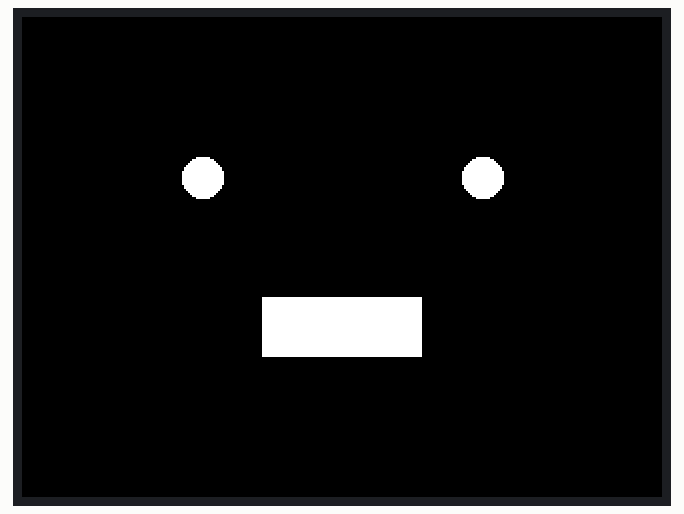
Simulated run of this sketch. Board: ESP32. On the bench: 320×240 colour display.

Above: at 0.2 s.

The sketch:

RectCicrle.ino
```cpp
#include <M5Stack.h>

void setup() {
  M5.begin(); //M5Stackを初期化する

  M5.Lcd.fillRect(120, 140, 80, 30, WHITE); //四角形を塗りつぶす
  M5.Lcd.fillCircle(90, 80, 10, WHITE);     //円を塗りつぶす
  M5.Lcd.fillCircle(230, 80, 10, WHITE);    //円を塗りつぶす
}

void loop() {

}

//エラー発生
//このエラーは、setup() および loop() 関数が複数のファイルに定義されているために発生しています。
//Arduinoのスケッチでは、setup() と loop() はそれぞれ一度ずつしか定義できません。
//これを解決するために、setup() と loop() を一つのファイルにまとめ、
//他のファイルは補助的な関数や変数の定義のみを含めるように修正する必要があります。
//どういうこと？
```
